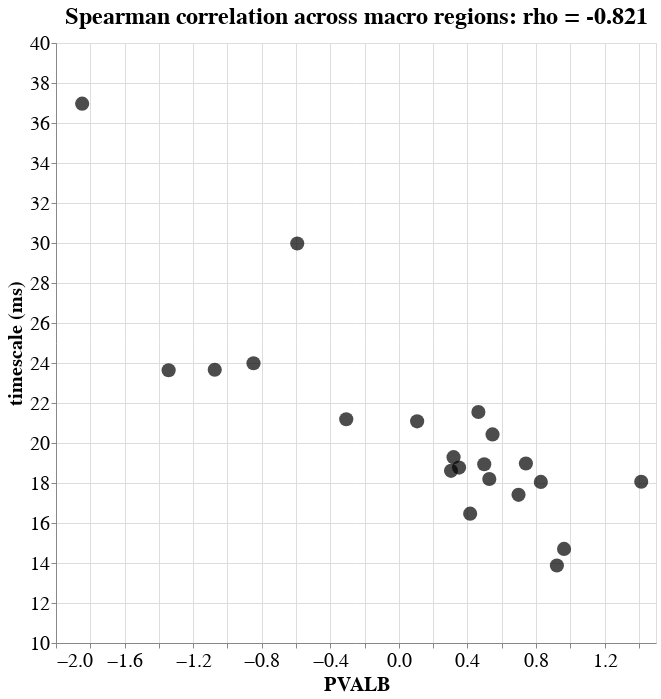

The code cell stored with this chart in its notebook:
### Code cell
print('open to explore data!')
struct_query = 'PVALB'

# make temp dataframe because loading the whole thing in altair is slow af
df_query = pd.concat([df_macro['index'], df_macro['timescale (ms)'], df_macro[struct_query]], axis=1)
rho, pv = stats.spearmanr(df_macro['timescale (ms)'], df_macro[struct_query])

alt.Chart(df_query, title='Spearman correlation across macro regions: rho = %.3f'%rho).mark_circle(size=200).encode(
    alt.X(struct_query, scale=alt.Scale(zero=False)),
    alt.Y('timescale (ms)', scale=alt.Scale(zero=False, domain=(10, 40))),
    color=alt.value('black'),
    tooltip=['index']
).properties(
    width=600,
    height=600
).configure_axis(
    labelFontSize=20,
    titleFontSize=20
).configure_title(fontSize=24).interactive()

### Figure 1 — Vega-Lite specification as saved in the notebook (floating-point values rounded to 4 significant figures)
{"config": {"view": {"continuousWidth": 400, "continuousHeight": 300}, "axis": {"labelFontSize": 20, "titleFontSize": 20}, "title": {"fontSize": 24}}, "data": {"name": "data-7b14e5271afa8d0c203f3ce0cd7938b8"}, "mark": {"type": "circle", "size": 200}, "encoding": {"color": {"value": "black"}, "tooltip": [{"type": "nominal", "field": "index"}], "x": {"type": "quantitative", "field": "PVALB", "scale": {"zero": false}}, "y": {"type": "quantitative", "field": "timescale (ms)", "scale": {"domain": [10, 40], "zero": false}}}, "height": 600, "selection": {"selector002": {"type": "interval", "bind": "scales", "encodings": ["x", "y"]}}, "title": "Spearman correlation across macro regions: rho = -0.821", "width": 600, "$schema": "https://vega.github.io/schema/vega-lite/v4.8.1.json", "datasets": {"data-7b14e5271afa8d0c203f3ce0cd7938b8": [{"index": "ACC & mPFC", "timescale (ms)": 23.66, "PVALB": -1.074}, {"index": "Auditory Association", "timescale (ms)": 21.19, "PVALB": -0.307}, {"index": "Dorsal Visual", "timescale (ms)": 13.87, "PVALB": 0.9218}, {"index": "Early Auditory", "timescale (ms)": 20.43, "PVALB": 0.5464}, {"index": "Early Visual", "timescale (ms)": 18.06, "PVALB": 1.414}, {"index": "Inferior Frontal", "timescale (ms)": 21.55, "PVALB": 0.4639}, {"index": "Inferior Parietal", "timescale (ms)": 18.2, "PVALB": 0.5275}, {"index": "Insular", "timescale (ms)": 23.64, "PVALB": -1.343}, {"index": "Lateral Temporal", "timescale (ms)": 23.99, "PVALB": -0.8479}, {"index": "Medial Temporal", "timescale (ms)": 36.97, "PVALB": -1.847}, {"index": "Orbital Frontal", "timescale (ms)": 29.97, "PVALB": -0.5927}, {"index": "Paracentral & Mid Cingulate", "timescale (ms)": 16.47, "PVALB": 0.416}, {"index": "Post Operculum", "timescale (ms)": 18.94, "PVALB": 0.4981}, {"index": "Posterior Cingulate", "timescale (ms)": 21.08, "PVALB": 0.1067}, {"index": "Premotor", "timescale (ms)": 18.06, "PVALB": 0.8282}, {"index": "Sensorimotor", "timescale (ms)": 14.7, "PVALB": 0.9636}, {"index": "Superior Parietal", "timescale (ms)": 17.41, "PVALB": 0.698}, {"index": "Temporal-Parietal-Occipital Junction", "timescale (ms)": 18.61, "PVALB": 0.3043}, {"index": "Ventral Visual", "timescale (ms)": 18.77, "PVALB": 0.3512}, {"index": "Visual (TPO)", "timescale (ms)": 18.98, "PVALB": 0.7411}, {"index": "dlPFC", "timescale (ms)": 19.29, "PVALB": 0.319}]}}
